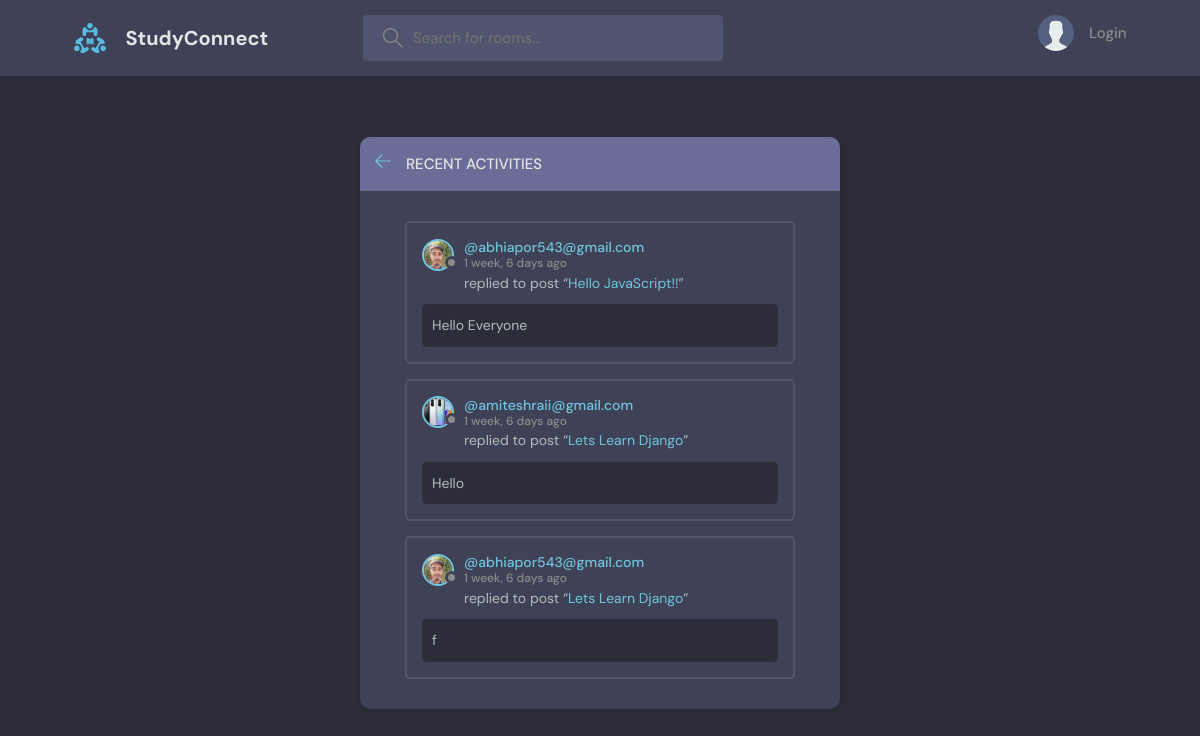
The app's page /activity_page/, older data.
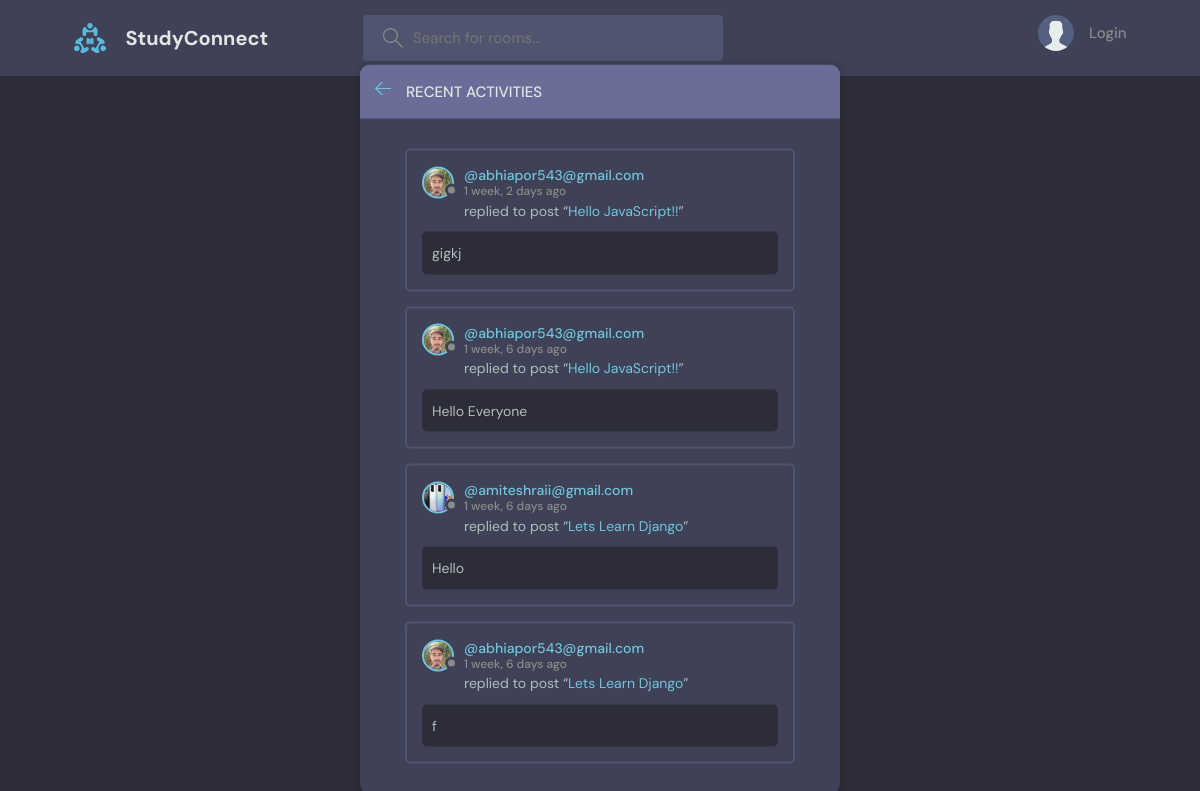
The same page, newer data.
### base/models.py (models this page shows, shortened)
class Message(models.Model):
    user=models.ForeignKey(User,on_delete=models.CASCADE)
    room=models.ForeignKey(Room,on_delete=models.CASCADE)
    body=models.TextField()
    updated=models.DateTimeField(auto_now=True)
    created=models.DateTimeField(auto_now_add=True)
    class Meta:
        ordering=['-updated','-created']

class User(AbstractUser):
    name=models.CharField(max_length=200,null=True)
    email=models.EmailField(unique=True,null=True)
    bio=models.TextField(null=True)
    avatar=models.ImageField(null=True,default="avatar.svg")
    USERNAME_FIELD='email'
    REQUIRED_FIELDS=[]

class Room(models.Model):
    host=models.ForeignKey(User,on_delete=models.SET_NULL,null=True)
    topic=models.ForeignKey(Topic,on_delete=models.SET_NULL,null=True)
    name=models.CharField(max_length=200)
    description=models.TextField(null=True,blank=True)
    participants=models.ManyToManyField(User,related_name='participants',blank=True)
    updated=models.DateTimeField(auto_now=True)
    created=models.DateTimeField(auto_now_add=True)
    class Meta:
        ordering=['-updated','-created']
    def __str__(self):
        return self.name

### base/views.py (the view)
# urls.py: path('activity_page/',views.activity_page,name="activity_page"),
def activity_page(request):
    room_message=Message.objects.all()
    return render(request,'base/activity.html',{'room_message':room_message})

### base/templates/base/activity.html (shortened to what this page needs)
{% extends 'main.html' %}
{% block content %}
    <main class="layout">
      <div class="container">
        <div class="layout__box">
          <div class="layout__boxHeader">
            <div class="layout__boxTitle">
              <a href="{% url 'home' %}">
                <svg version="1.1" xmlns="http://www.w3.org/2000/svg" width="32" height="32" viewBox="0 0 32 32">
                  <title>arrow-left</title>
                  <path
                    d="M13.723 2.286l-13.723 13.714 13.719 13.714 1.616-1.611-10.96-10.96h27.625v-2.286h-27.625l10.965-10.965-1.616-1.607z"
                  ></path>
                </svg>
              </a>
              <h3>Recent Activities</h3>
            </div>
          </div>
          <div class="activities-page layout__body">
            {% for message in room_message %}
    <div class="activities__box">
      <div class="activities__boxHeader roomListRoom__header">
        <a href="{% url 'user_profile' message.user.id %}" class="roomListRoom__author">
          <div class="avatar avatar--small">
            <img src="{{message.user.avatar.url}}" />
          </div>
          <p>
            @{{message.user}}
            <span>{{message.created|timesince}} ago</span>
          </p>
        </a>
      </div>
      <div class="activities__boxContent">
        <p>replied to post “<a href="{% url 'room' message.room.id %} ">{{message.room}}</a>”</p>
        <div class="activities__boxRoomContent">
          {{message.body}}
        </div>
      </div>
    </div>
    {% endfor %}
          </div>
        </div>
      </div>
    </main>
{% endblock content %}

Row changes from the older to the newer data that the page shows:
added Message: user.avatar (picture), user "abhiapor543@gmail.com", created "1 week, 2 days", room "Hello JavaScript!!", body "gigkj"
